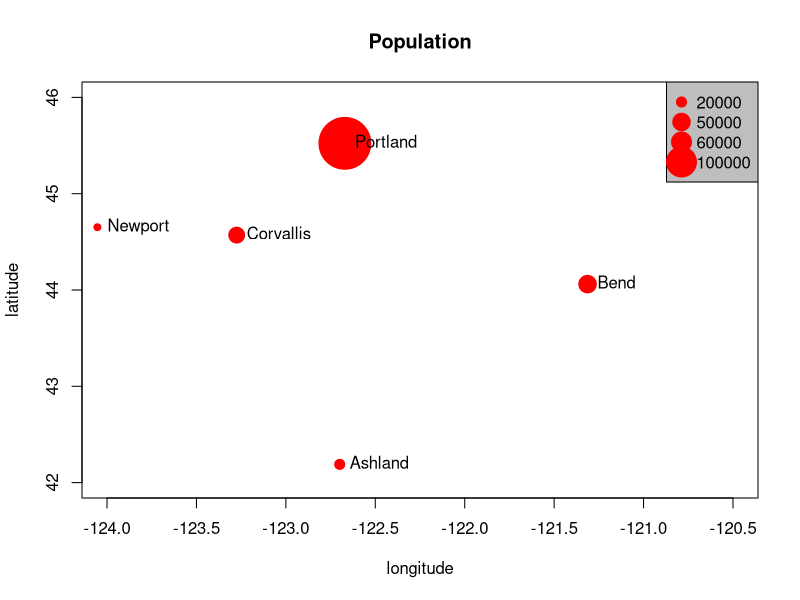

Recreate this plot in R.
## ---- chunk 1
cities <- c('Ashland','Corvallis','Bend','Portland','Newport')
longitude <- c(-122.699, -123.275, -121.313, -122.670, -124.054)
latitude <- c(42.189, 44.57, 44.061, 45.523, 44.652)
population <- c(20062,50297,61362,537557,9603)
locs <- cbind(longitude, latitude) 
plot(locs, cex=sqrt(population*.0002), pch=20, col='red', 
  main='Population', xlim = c(-124,-120.5), ylim = c(42, 46))
text(locs, cities, pos=4)

# Add a legend
breaks <- c(20000, 50000, 60000, 100000)
options(scipen=3)
legend("topright", legend=breaks, pch=20, pt.cex=1+breaks/20000, 
  col='red', bg='gray')
